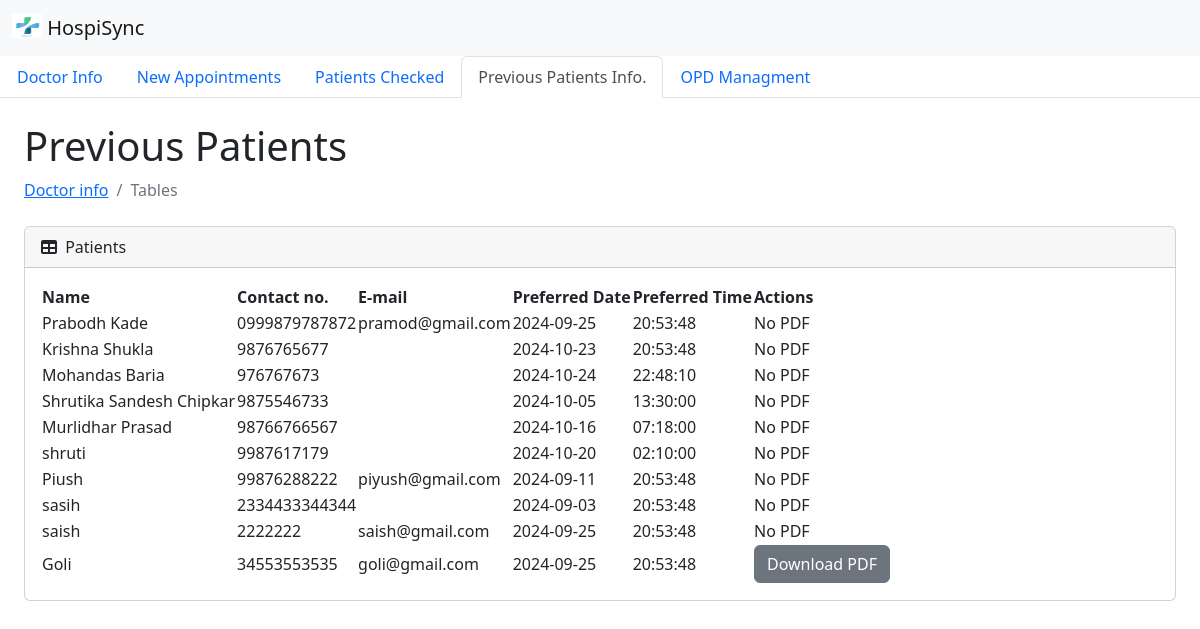
The app's page /DoctorDashboard/prevpatients.php with its own data.
### tables this page shows
CREATE TABLE `prev_patient` (
  `id` int(11) NOT NULL,
  `Name` varchar(100) DEFAULT NULL,
  `Email` varchar(100) DEFAULT NULL,
  `PhoneNumber` varchar(15) DEFAULT NULL,
  `DoctorName` varchar(100) DEFAULT NULL,
  `DateOfAppointment` date DEFAULT NULL,
  `PreferredTime` time DEFAULT NULL,
  `pdf_file_path` varchar(255) DEFAULT NULL
);

### DoctorDashboard/prevpatients.php (the view, shortened to what this page needs)
<?php
include('move_patient.php');
$query = "SELECT id, Name, Email, PhoneNumber, DateOfAppointment, PreferredTime, pdf_file_path FROM prev_patient;";
$result = mysqli_query($conn, $query);
?>
<!doctype html>
<html lang="en">
<head>
    <link href="https://cdn.jsdelivr.net/npm/bootstrap@5.3.3/dist/css/bootstrap.min.css" rel="stylesheet">
    <link href="https://cdn.jsdelivr.net/npm/simple-datatables@7.1.2/dist/style.min.css" rel="stylesheet" />
    <link href="../css/styles.css" rel="stylesheet" />
</head>
<body>
    <nav class="navbar bg-body-tertiary">
        <div class="container-fluid">
            <a class="navbar-brand" href="#">
                <img src="../Images/logo.jpg" alt="Logo" width="30" height="24" class="d-inline-block align-text-top">
                HospiSync
            </a>
        </div>
    </nav>
    <ul class="nav nav-tabs">
        <li class="nav-item">
            <a class="nav-link" aria-current="page" href="../Doctorinfo/doc.php">Doctor Info</a>
        </li>
        <li class="nav-item">
            <a class="nav-link" href="doctorpatient.php">New Appointments</a>
        </li>
        <li class="nav-item">
            <a class="nav-link " href="doctorapprove.php">Patients Checked</a>
        </li>
        <li class="nav-item">
            <a class="nav-link active" href="prevpatient.php">Previous Patients Info.</a>
        </li>
        <li class="nav-item">
        <a class="nav-link" href="../opd/main1.php">OPD Managment</a>
      </li>
    </ul>
    <div id="layoutSidenav_content">
        <div class="container-fluid px-4">
            <h1 class="mt-4">Previous Patients</h1>
            <ol class="breadcrumb mb-4">
                <li class="breadcrumb-item"><a href="../Doctorinfo/doc.php">Doctor info</a></li>
                <li class="breadcrumb-item active">Tables</li>
            </ol>
            <div class="card mb-4">
                <div class="card-header">
                    <i class="fas fa-table me-1"></i>
                    Patients
                </div>
                <div class="card-body">
                    <table id="datatablesSimple">
                        <thead>
                            <tr>
                                <th>Name</th>
                                <th>Contact no.</th>
                                <th>E-mail</th>
                                <th>Preferred Date</th>
                                <th>Preferred Time</th>
                                <th>Actions</th>
                            </tr>
                        </thead>
                        <tbody>
                        <?php
                        while($row = mysqli_fetch_assoc($result)) {
                        ?>
                            <tr>
                                <td><?php echo $row['Name']; ?></td>
                                <td><?php echo $row['PhoneNumber']; ?></td>
                                <td><?php echo $row['Email']; ?></td>
                                <td><?php echo $row['DateOfAppointment']; ?></td>
                                <td><?php echo $row['PreferredTime']; ?></td>
                                <td>
                                    <?php if (!empty($row['pdf_file_path'])) { ?>
                                        <a href="../DownloadPHP/download_pdf1.php?id=<?php echo $row['id']; ?>" class="btn btn-secondary">Download PDF</a>
                                    <?php } else { ?>
                                        <span>No PDF</span>
                                    <?php } ?>
                                </td>
                            </tr>
                        <?php
                        }
                        ?>
                        </tbody>
                    </table>
                </div>
            </div>
        </div>
    </div>
</body>
</html>

### records on screen
prev_patient: Name "Prabodh Kade", PhoneNumber "0999879787872", Email "pramod@gmail.com", DateOfAppointment "2024-09-25", PreferredTime "20:53:48", shows "No PDF"
prev_patient: Name "Krishna Shukla", PhoneNumber "9876765677", DateOfAppointment "2024-10-23", PreferredTime "20:53:48", shows "No PDF"
prev_patient: Name "Mohandas Baria", PhoneNumber "976767673", DateOfAppointment "2024-10-24", PreferredTime "22:48:10", shows "No PDF"
prev_patient: Name "Shrutika Sandesh Chipkar", PhoneNumber "9875546733", DateOfAppointment "2024-10-05", PreferredTime "13:30:00", shows "No PDF"
prev_patient: Name "Murlidhar Prasad", PhoneNumber "98766766567", DateOfAppointment "2024-10-16", PreferredTime "07:18:00", shows "No PDF"
prev_patient: Name "shruti", PhoneNumber "9987617179", DateOfAppointment "2024-10-20", PreferredTime "02:10:00", shows "No PDF"
prev_patient: Name "Piush", PhoneNumber "99876288222", Email "piyush@gmail.com", DateOfAppointment "2024-09-11", PreferredTime "20:53:48", shows "No PDF"
prev_patient: Name "sasih", PhoneNumber "2334433344344", DateOfAppointment "2024-09-03", PreferredTime "20:53:48", shows "No PDF"
prev_patient: Name "saish", PhoneNumber "2222222", Email "saish@gmail.com", DateOfAppointment "2024-09-25", PreferredTime "20:53:48", shows "No PDF"
prev_patient: Name "Goli", PhoneNumber "34553553535", Email "goli@gmail.com", DateOfAppointment "2024-09-25", PreferredTime "20:53:48"
